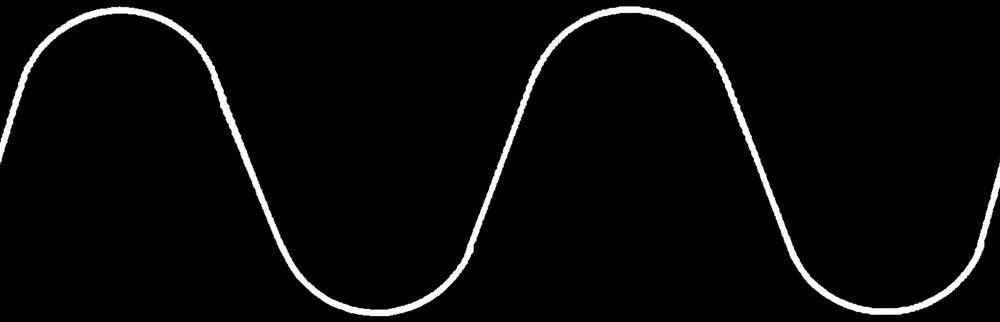
#> input picture fft/badsine-horn2.png, 1000 x 322 px, shrunk from 2298 x 741 before the run
$ python fft_image.py
#> lines starting #> are read from the running program, lines starting #| are printed output that depends on the picture; long printed decimals are rounded
#    This file is part of "GPIB Adapter", an Arduino based controller for GPIB (IEEE 488).
#    Copyright (C) 2018 Toby Thain, toby@telegraphics.com.au
#
#    This program is free software; you can redistribute it and/or modify
#    it under the terms of the GNU General Public License as published by
#    the Free Software Foundation; either version 2 of the License, or
#    (at your option) any later version.
#
#    This program is distributed in the hope that it will be useful,
#    but WITHOUT ANY WARRANTY; without even the implied warranty of
#    MERCHANTABILITY or FITNESS FOR A PARTICULAR PURPOSE.  See the
#    GNU General Public License for more details.
#
#    You should have received a copy of the GNU General Public License
#    along with this program; if not, write to the Free Software
#    Foundation, Inc., 59 Temple Place, Suite 330, Boston, MA  02111-1307  USA

import matplotlib.pyplot as plt
import matplotlib as mpl
import numpy as np
from math import sqrt, copysign, modf, log2, ceil, pow
from skimage.io import imread

# This is designed to extract curve data from an image
# for FFT measurement and THD estimation.

# The sample image badsine-horn2.png is taken from
# "Oscillators Simplified" by Delton T. Horn (1987, TAB Books).

# The image should be white plot on black background.
# The curve should extend from left edge to right edge
# and must include at least one complete cycle.
# There must be no extraneous marks other than the curve itself.
# The cycle between first and second positive-going crossings
# (left to right) will be captured. (If the curve is negative going
# at leftmost crossing, then flip the image vertically
# before processing.) It will then be upsampled
# (with bilinear interpolation) to the next power-of-2 samples,
# before a DFT is performed.

img = imread('badsine-horn2.png', True).transpose()
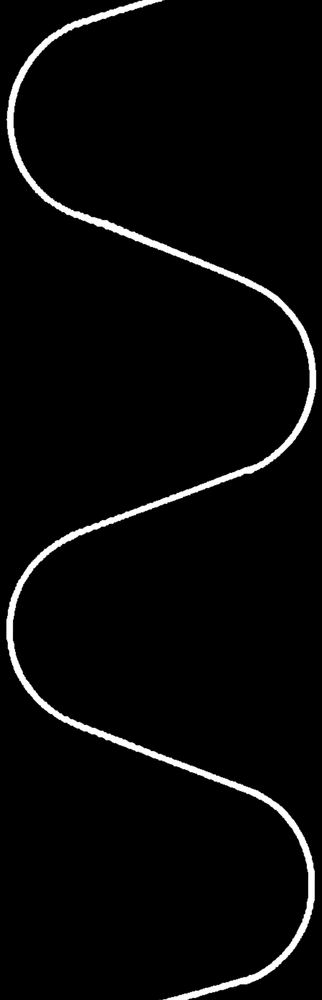
#> img: shape (1000, 322); min 0, max 255, mean 8.6
c1 = [sum([i*v for i,v in enumerate(col)]) / sum([v for i,v in enumerate(col)])
     for col in img]
#> c1 = 1000 values, max 312.4 at index 371, min 9.13 at index 638, mean 160.6
# shift positive curve to AC so that zero crossings can be found
mn = (np.min(c1) + np.max(c1))/2
#> mn = 160.8
curve = [x-mn for x in c1]
#> curve = 1000 values, max 151.6 at index 371, min -151.6 at index 638, mean -0.109

# find zero crossings (if the signal is noisy, it should be filtered before doing this)
crossings = [i for i in range(len(curve)-1) if curve[i] < 0 and curve[i+1] > 0]
#> crossings = [246, 757]
if len(crossings) < 2:
  crossings = [i for i in range(len(curve)-1) if curve[i] > 0 and curve[i+1] < 0]
c1,c2 = crossings
#> c1 = 246; c2 = 757
t0 = c1 - curve[c1] / (curve[c1+1] - curve[c1])
#> t0 = 246.6
t1 = c2 - curve[c2] / (curve[c2+1] - curve[c2])
#> t1 = 757.1
print("t0 = {}, t1 = {}   Samples per cycle: {}".format(t0, t1, t1-t0))
#| t0 = 246.574, t1 = 757.080   Samples per cycle: 510.506
cycle = curve[c1:c2+1]
#> cycle = 512 values, max 151.6 at index 125, min -151.6 at index 392, mean -0.148
print("Sampled curve has {} points.  Min: {}  Max: {}".format(len(curve), min(cycle), max(cycle)))
#| Sampled curve has 1000 points.  Min: -151.623  Max: 151.623

# Compute an interpolated sample for any continuous time along the curve.
# This will be used to upsample the curve period to a power of 2 samples.
def interp_sample(t):
  f, i = modf(t)
  return curve[int(i)] + f*(curve[int(i)+1] - curve[int(i)])

exp = ceil(log2(len(curve)))
#> exp = 10
pts = int(pow(2, exp))
#> pts = 1024
print("Next power of 2 = {}  ({} points)".format(exp, pts))
#| Next power of 2 = 10  (1024 points)
# Subtract mean value, in order to zero DC component
mn = np.mean(cycle)
#> mn = -0.148
resampled = [interp_sample(t0 + (t/float(pts))*(t1-t0)) - mn for t in range(pts)]
#> in interp_sample, `f, i = modf(t)`: f = 0.574; i = 246
#> resampled = 1024 values, max 151.8 at index 250, min -151.5 at index 785, mean 0.00221

plt.plot(cycle)
plt.show()
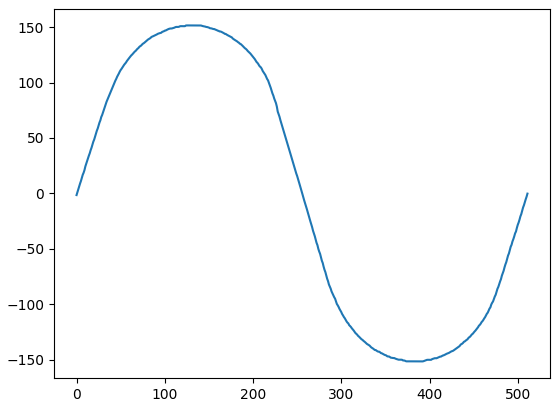
#> figure drawn by matplotlib, 1 panel; curve peaks at x = 125, y = 151.6

#resampled = [copysign(1, x) for x in resampled] # fake a square wave for testing ~ 48% THD
fft = np.fft.rfft(resampled).imag  # sine basis functions are in imaginary axis (cosines are real)
#> fft = 513 values, max 777.2 at index 2, min -85401.5 at index 1, mean -182
thd = -sqrt(sum([x*x for x in fft[2:]])) / fft[1]
#> thd = 0.108
print("THD = {}%".format(thd*100))
#| THD = 10.758%

plt.bar(range(30), fft[0:30], tick_label=range(30))
plt.show()
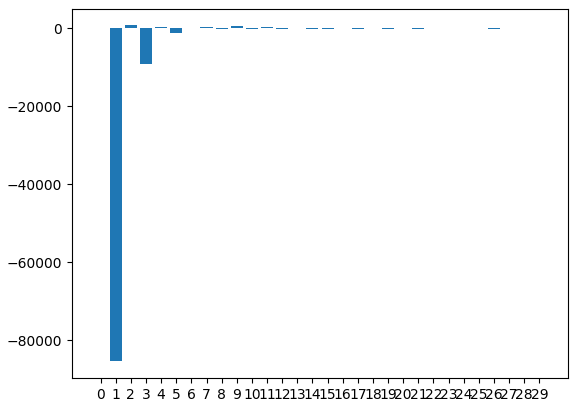
#> figure drawn by matplotlib, 1 panel; tallest bar 777.2 high, from x = 1.6 to 2.4

#plt.plot(resampled)
#plt.show()

# Reconstruct signal from first five harmonics
mod_fft = np.zeros_like(fft, np.complex)
mod_fft[1] = complex(0,fft[1])
fundamental = np.fft.irfft(mod_fft).real
# [11 lines of commented-out code are left out]
plt.plot(resampled)
plt.plot(fundamental - resampled)
plt.show()
#> figure, not shown here; curve peaks at x = 250, y = 151.8; curve peaks at x = 591, y = 22.18
